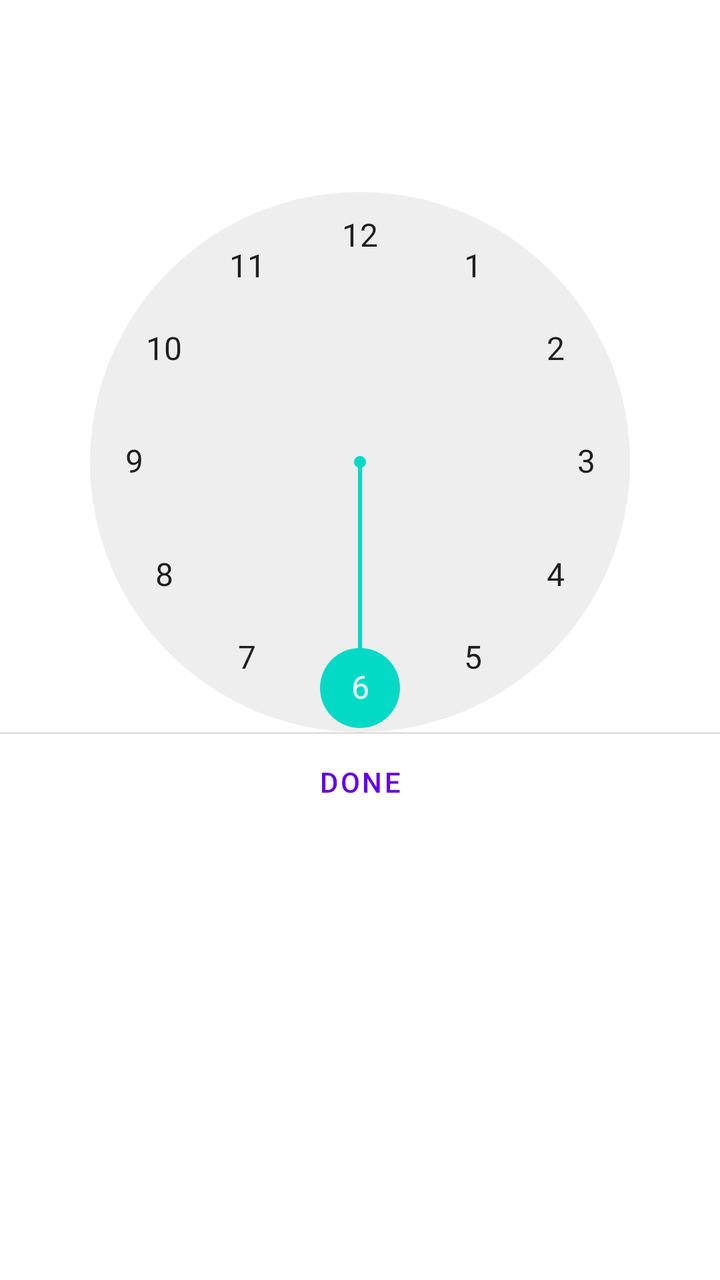
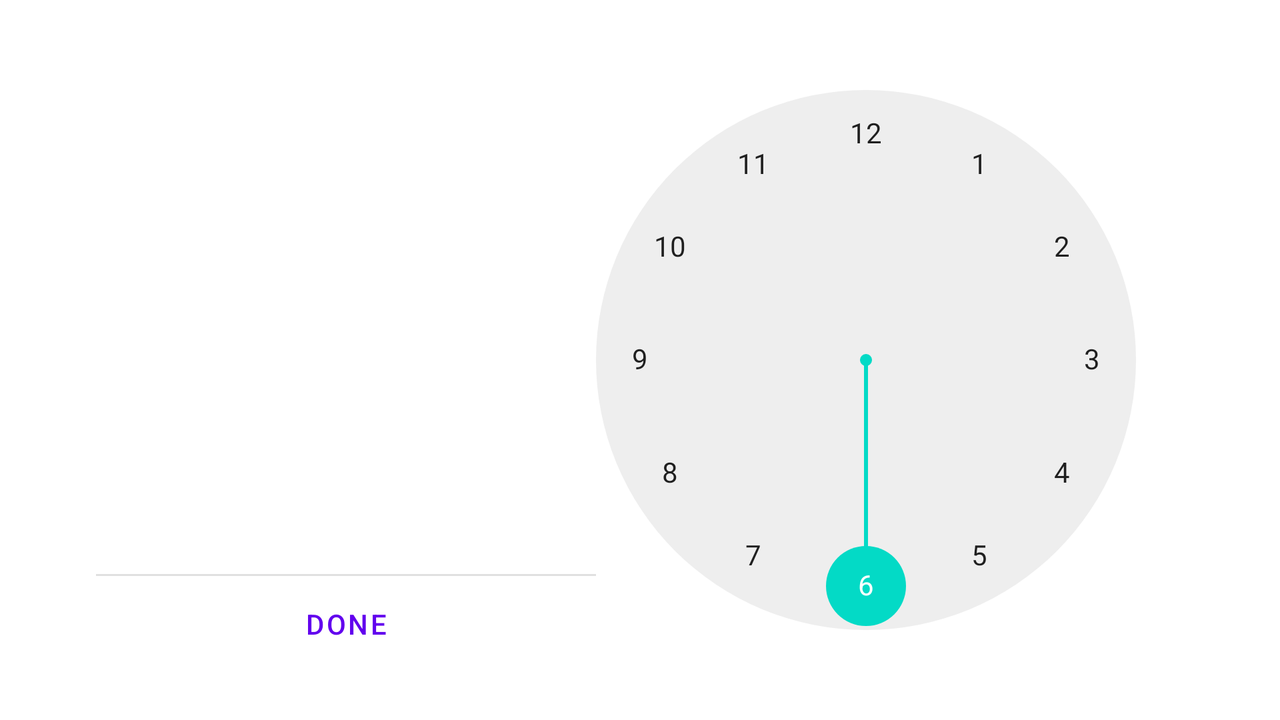

Two renders of one Android screen. The first uses the default layout on a phone; the second uses the alternative layout the repository ships for a different screen configuration, on a matching device. The two XML files are below.
<!-- AndroidManifest.xml: fallback theme Theme.MaterialComponents.DayNight.NoActionBar -->
<!-- res/layout/time_picker_holo.xml -->
<?xml version="1.0" encoding="utf-8"?>
<LinearLayout android:orientation="vertical" android:focusable="true" android:layout_width="wrap_content" android:layout_height="fill_parent"
  xmlns:android="http://schemas.android.com/apk/res/android">
    <include android:layout_gravity="center" android:layout_width="fill_parent" android:layout_height="@dimen/timepicker_header_height" layout="@layout/time_header_label" />
    <android.widget.RadialTimePickerView android:layout_gravity="center" android:id="@id/radial_picker" android:focusable="true" android:focusableInTouchMode="true" android:layout_width="wrap_content" android:layout_height="@dimen/timepicker_radial_picker_dimen" />
    <LinearLayout android:orientation="vertical" android:id="@id/layout_buttons" android:layout_width="fill_parent" android:layout_height="wrap_content" android:divider="?dividerHorizontal" android:showDividers="beginning" style="?android:attr/buttonBarStyle">
        <Button android:textSize="@dimen/timepicker_done_label_size" android:id="@id/done_button" android:layout_width="fill_parent" android:layout_height="wrap_content" android:minHeight="48.0dip" android:text="@string/done_label" style="?android:attr/buttonBarButtonStyle" />
    </LinearLayout>
</LinearLayout>
<!-- res/layout/time_header_label.xml (included above) -->
<?xml version="1.0" encoding="utf-8"?>
<RelativeLayout android:layout_gravity="center" android:id="@id/time_header" android:layout_width="fill_parent" android:layout_height="fill_parent"
  xmlns:android="http://schemas.android.com/apk/res/android">
    <TextView android:textAppearance="?timePickerHeaderTimeLabelTextAppearance" android:id="@id/hours" android:layout_width="wrap_content" android:layout_height="wrap_content" android:layout_toLeftOf="@id/separator" android:layout_alignBaseline="@id/separator" />
    <TextView android:textAppearance="?timePickerHeaderTimeLabelTextAppearance" android:id="@id/separator" android:paddingLeft="@dimen/timepicker_separator_padding" android:paddingRight="@dimen/timepicker_separator_padding" android:layout_width="wrap_content" android:layout_height="wrap_content" android:layout_centerInParent="true" android:importantForAccessibility="no" />
    <TextView android:textAppearance="?timePickerHeaderTimeLabelTextAppearance" android:id="@id/minutes" android:layout_width="wrap_content" android:layout_height="wrap_content" android:layout_toRightOf="@id/separator" android:layout_alignBaseline="@id/separator" />
    <TextView android:textAppearance="?timePickerHeaderAmPmLabelTextAppearance" android:id="@id/ampm_label" android:paddingLeft="@dimen/timepicker_ampm_left_padding" android:paddingRight="@dimen/timepicker_ampm_left_padding" android:layout_width="wrap_content" android:layout_height="wrap_content" android:layout_toRightOf="@id/separator" android:layout_alignBaseline="@id/separator" />
</RelativeLayout>
<!-- resources referenced by this layout -->
<resources>
  <dimen name="timepicker_ampm_left_padding">6.0dip</dimen>
  <dimen name="timepicker_done_label_size">14.0sp</dimen>
  <dimen name="timepicker_header_height">96.0dip</dimen>
  <dimen name="timepicker_radial_picker_dimen">270.0dip</dimen>
  <dimen name="timepicker_separator_padding">4.0dip</dimen>
  <string name="done_label">Done</string>
</resources>
<!-- res/layout-land/time_picker_holo.xml (the repository's variant of the layout above) -->
<!-- drawn on the phone turned sideways -->
<?xml version="1.0" encoding="utf-8"?>
<LinearLayout android:orientation="horizontal" android:focusable="true" android:layout_width="fill_parent" android:layout_height="fill_parent" android:layout_marginLeft="@dimen/timepicker_minimum_margin_sides" android:layout_marginTop="@dimen/timepicker_minimum_margin_top_bottom" android:layout_marginRight="@dimen/timepicker_minimum_margin_sides" android:layout_marginBottom="@dimen/timepicker_minimum_margin_top_bottom"
  xmlns:android="http://schemas.android.com/apk/res/android">
    <LinearLayout android:orientation="vertical" android:layout_width="@dimen/timepicker_left_side_width" android:layout_height="fill_parent">
        <FrameLayout android:background="?timePickerHeaderBackgroundColor" android:layout_width="fill_parent" android:layout_height="0.0dip" android:layout_weight="1.0">
            <include android:layout_gravity="center" android:layout_width="fill_parent" android:layout_height="@dimen/timepicker_header_height" layout="@layout/time_header_label" />
        </FrameLayout>
        <LinearLayout android:orientation="vertical" android:id="@id/layout_buttons" android:background="?timePickerHeaderBackgroundColor" android:layout_width="fill_parent" android:layout_height="wrap_content" android:divider="?dividerHorizontal" android:showDividers="beginning" style="?android:attr/buttonBarStyle">
            <Button android:textSize="@dimen/timepicker_done_label_size" android:id="@id/done_button" android:layout_width="fill_parent" android:layout_height="wrap_content" android:minHeight="48.0dip" android:text="@string/done_label" style="?android:attr/buttonBarButtonStyle" />
        </LinearLayout>
    </LinearLayout>
    <android.widget.RadialTimePickerView android:layout_gravity="center" android:id="@id/radial_picker" android:focusable="true" android:focusableInTouchMode="true" android:layout_width="@dimen/timepicker_radial_picker_dimen" android:layout_height="fill_parent" />
</LinearLayout>
<!-- resources referenced by the variant -->
<!-- as the phone turned sideways resolves them -->
<resources>
  <dimen name="timepicker_ampm_left_padding">6.0dip</dimen>
  <dimen name="timepicker_done_label_size">14.0sp</dimen>
  <dimen name="timepicker_header_height">96.0dip</dimen>
  <!-- from res/values-land/ -->
  <dimen name="timepicker_left_side_width">250.0dip</dimen>
  <dimen name="timepicker_minimum_margin_sides">48.0dip</dimen>
  <dimen name="timepicker_minimum_margin_top_bottom">24.0dip</dimen>
  <dimen name="timepicker_radial_picker_dimen">270.0dip</dimen>
  <dimen name="timepicker_separator_padding">4.0dip</dimen>
  <string name="done_label">Done</string>
</resources>
